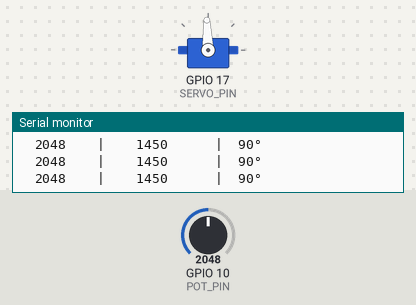
This program was run on a simulated ESP32-S3. Parts: servo, the last lines printed to the serial monitor. Wiring (inferred from the names in the program): servo: signal GPIO 17. Inputs (shaded band) come from the test bench; at power-on: GPIO 10 (POT_PIN) = 2048 (analog values on the 0–4095 scale). Servo pulses on a pin are drawn as a servo (544–2400 µs = 0–180°).

Above: at 1.2 s.
1.3 s: GPIO 10 (POT_PIN) set to 2866
At 2.57 s:
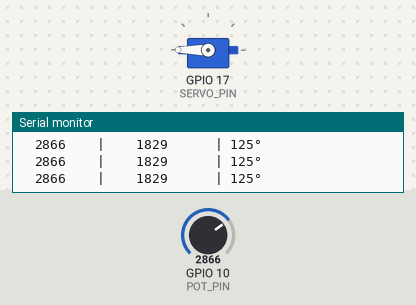
4.3 s: GPIO 10 (POT_PIN) set to 2358
6.1 s: GPIO 10 (POT_PIN) set to 2263
At 6.4 s:
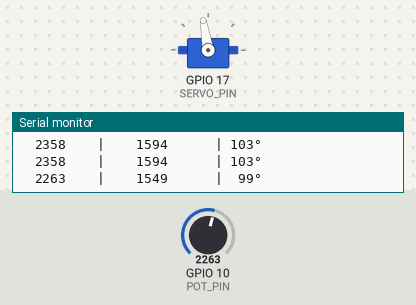
7.6 s: GPIO 10 (POT_PIN) set to 1771
At 8.2 s:
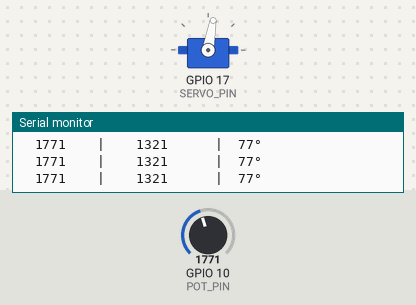
9.1 s: GPIO 10 (POT_PIN) set to 1644
12.1 s: GPIO 10 (POT_PIN) set to 1225
13.6 s: GPIO 10 (POT_PIN) set to 1135
At 14.3 s:
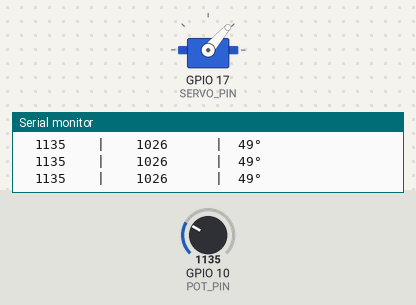
Timing chart, 0 to 16.1 s (numbered marks = the images above; inputs shaded):
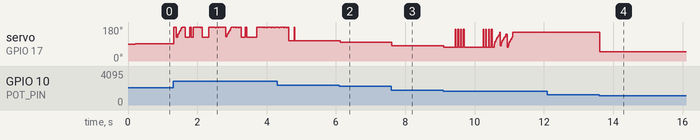

The program:

main.cpp
```cpp
#include <Arduino.h>

/*
 * Wiring:
 *   Potentiometer:
 *     wiper → GPIO 10  (ADC)
 *     VCC   → 3.3V
 *     GND   → GND
 *
 *   SG90 servo:
 *     Brown  (GND)    → GND  (спільна земля з ESP32)
 *     Red    (VCC)    → 5V   (пін VBUS/5V на DevKitC-1, НЕ 3.3V)
 *     Orange (Signal) → GPIO 17
 *
 * ── Servo PWM protocol ───────────────────────────────────────────────────────
 * Frequency : 50 Hz  (period = 20 000 µs)
 * Pulse width → angle:
 *    500 µs  →   0°
 *   1500 µs  →  90°
 *   2400 µs  → 180°
 *
 *  ____
 * |    |_________________|    |___  ...  period = 20 000 µs
 *  ^pw^
 *  500..2400 µs
 */

// ── Піни ─────────────────────────────────────────────────────────────────────
#define POT_PIN    10   // Потенціометр → ADC1_CH9
#define SERVO_PIN  17   // Сигнальний дріт серво (жовтогарячий)

// ── Параметри серво SG90 ─────────────────────────────────────────────────────
const uint32_t PERIOD_US  = 20000;  // 20 мс → 50 Гц
const uint32_t PULSE_MIN  =   500;  // мкс →   0°
const uint32_t PULSE_MAX  =  2400;  // мкс → 180°

// Поточна ширина імпульсу (оновлюється з ADC)
volatile uint32_t pulseWidth = PULSE_MIN;

uint32_t periodStart = 0;

// ── Soft-PWM тік (викликати кожну ітерацію loop) ─────────────────────────────
void tickServo() {
    uint32_t elapsed = micros() - periodStart;

    if (elapsed >= PERIOD_US) {
        // Початок нового періоду — передній фронт імпульсу
        periodStart = micros();
        digitalWrite(SERVO_PIN, HIGH);
    } else if (elapsed >= pulseWidth) {
        // Задній фронт — решта періоду LOW
        digitalWrite(SERVO_PIN, LOW);
    }
}

// ── ADC (середнє з 8 зчитувань) ──────────────────────────────────────────────
uint16_t readADC() {
    uint32_t sum = 0;
    for (int i = 0; i < 8; i++) sum += analogRead(POT_PIN);
    return (uint16_t)(sum >> 3);
}

// ── Setup ─────────────────────────────────────────────────────────────────────
void setup() {
    Serial.begin(115200);
    while (!Serial) delay(10);

    analogReadResolution(12);        // 0–4095
    analogSetAttenuation(ADC_11db);  // 0–3.3 В

    pinMode(SERVO_PIN, OUTPUT);
    digitalWrite(SERVO_PIN, LOW);

    periodStart = micros();

    Serial.println("=== Servo SG90: керування потенціометром ===\n");
    Serial.println(" ADC(12b) | Pulse (µs) | Angle");
    Serial.println("----------+------------+------");
}

// ── Loop ──────────────────────────────────────────────────────────────────────
void loop() {
    // 1. Servo тік — кожна ітерація, критично для точності сигналу
    tickServo();

    // 2. Оновлення ширини імпульсу кожні 20 мс (один період)
    static uint32_t lastUpdate = 0;
    if (millis() - lastUpdate < 20) return;
    lastUpdate = millis();

    uint16_t adcVal = readADC();
    pulseWidth = (uint32_t)map(adcVal, 0, 4095, PULSE_MIN, PULSE_MAX);
    uint8_t angle  = (uint8_t)map(adcVal, 0, 4095, 0, 180);

    // 3. Serial Monitor кожні 200 мс
    static uint32_t lastPrint = 0;
    if (millis() - lastPrint >= 200) {
        lastPrint = millis();
        Serial.printf("  %4u    |    %4lu      | %3u°\n",
                      adcVal, pulseWidth, angle);
    }
}
```

__main.cpp
```cpp
// #include <Arduino.h>

// /*
//  * Wiring:
//  *   ESP32-S3              Relay module
//  *   GPIO_CTRL  ─────────► IN   (coil control)
//  *   GPIO_FB    ◄────────── COM─NO (normally-open contact, other end to GND)
//  *   3.3V / 5V  ─────────► VCC
//  *   GND        ─────────── GND
//  *
//  * GPIO_FB uses INPUT_PULLUP → reads LOW when NO contact closes.
//  *
//  * What is measured:
//  *   Activation delay  = time from "relay ON" command to contact closure (ISR).
//  *   After 10 valid measurements the average is printed.
//  */

// #define RELAY_CTRL_PIN  15   // OUTPUT – drives relay coil
// #define RELAY_FB_PIN    16   // INPUT  – reads NO contact state

// // ── ISR state ────────────────────────────────────────────────────────────────
// volatile bool     contactChanged = false;
// volatile uint32_t isrTimestamp   = 0;
// volatile bool     isClosed       = false;   // true when NO contact is closed

// void IRAM_ATTR onContactChange() {
//     uint32_t now = millis();
//     if (now - isrTimestamp < 10) return;    // simple 10-ms debounce
//     isrTimestamp   = now;
//     isClosed       = (digitalRead(RELAY_FB_PIN) == LOW);
//     contactChanged = true;
// }

// // ── Measurement config ────────────────────────────────────────────────────────
// const uint8_t  NUM_MEAS   = 10;
// const uint32_t TIMEOUT_MS = 1000;   // max wait for contact change
// const uint32_t SETTLE_MS  = 300;    // pause between measurements

// uint32_t activationDelay[NUM_MEAS];
// uint8_t  idx         = 0;
// uint32_t actionTime  = 0;
// uint32_t settleStart = 0;

// // ── State machine ─────────────────────────────────────────────────────────────
// enum State { SETTLE, RELAY_ON, WAIT_CLOSE, RELAY_OFF, WAIT_OPEN, DONE };
// State state = SETTLE;

// // ── Helpers ───────────────────────────────────────────────────────────────────
// void clearIsr() {
//     noInterrupts();
//     contactChanged = false;
//     interrupts();
// }

// void printResults() {
//     uint32_t sum = 0;
//     Serial.println();
//     Serial.println("==============================");
//     Serial.println("          RESULTS             ");
//     Serial.println("==============================");
//     Serial.println("  N  | Activation delay (ms)");
//     Serial.println("-----|----------------------");
//     for (uint8_t i = 0; i < NUM_MEAS; i++) {
//         Serial.printf(" %2d  |          %4lu\n", i + 1, activationDelay[i]);
//         sum += activationDelay[i];
//     }
//     Serial.println("-----|----------------------");
//     Serial.printf(" Avg |         %6.2f ms\n", (float)sum / NUM_MEAS);
//     Serial.println("==============================");
// }

// // ── Setup ─────────────────────────────────────────────────────────────────────
// void setup() {
//     Serial.begin(115200);
//     while (!Serial) delay(10);

//     pinMode(RELAY_CTRL_PIN, OUTPUT);
//     digitalWrite(RELAY_CTRL_PIN, LOW);

//     pinMode(RELAY_FB_PIN, INPUT_PULLUP);
//     attachInterrupt(digitalPinToInterrupt(RELAY_FB_PIN),
//                     onContactChange, CHANGE);

//     Serial.println("=== Relay Response Time Measurement ===");
//     Serial.printf("Performing %d measurements\n\n", NUM_MEAS);
//     settleStart = millis();
// }

// // ── Loop ──────────────────────────────────────────────────────────────────────
// void loop() {
//     switch (state) {

//         // ── Wait SETTLE_MS before each measurement ───────────────────────────
//         case SETTLE:
//             if (millis() - settleStart >= SETTLE_MS)
//                 state = RELAY_ON;
//             break;

//         // ── Activate relay, record timestamp ─────────────────────────────────
//         case RELAY_ON:
//             clearIsr();
//             actionTime = millis();
//             digitalWrite(RELAY_CTRL_PIN, HIGH);
//             Serial.printf("[%2d/%d] t=%lu ms | Relay ON\n",
//                           idx + 1, NUM_MEAS, actionTime);
//             state = WAIT_CLOSE;
//             break;

//         // ── Wait for contact to close (interrupt sets contactChanged) ─────────
//         case WAIT_CLOSE:
//             if (contactChanged && isClosed) {
//                 activationDelay[idx] = isrTimestamp - actionTime;
//                 Serial.printf("        contact CLOSED  +%lu ms  (ISR)\n",
//                               activationDelay[idx]);
//                 clearIsr();
//                 state = RELAY_OFF;
//             } else if (millis() - actionTime > TIMEOUT_MS) {
//                 Serial.println("        TIMEOUT — contact did not close, retrying\n");
//                 digitalWrite(RELAY_CTRL_PIN, LOW);
//                 clearIsr();
//                 settleStart = millis();
//                 state = SETTLE;     // retry, don't increment idx
//             }
//             break;

//         // ── Deactivate relay ──────────────────────────────────────────────────
//         case RELAY_OFF:
//             clearIsr();
//             actionTime = millis();
//             digitalWrite(RELAY_CTRL_PIN, LOW);
//             Serial.printf("        t=%lu ms | Relay OFF\n", actionTime);
//             state = WAIT_OPEN;
//             break;

//         // ── Wait for contact to open ──────────────────────────────────────────
//         case WAIT_OPEN: {
//             bool opened  = contactChanged && !isClosed;
//             bool timeout = (millis() - actionTime > TIMEOUT_MS);
//             if (opened || timeout) {
//                 if (opened)
//                     Serial.printf("        contact OPENED  +%lu ms  (ISR)\n\n",
//                                   isrTimestamp - actionTime);
//                 else
//                     Serial.println("        TIMEOUT — contact did not open\n");
//                 clearIsr();
//                 idx++;
//                 if (idx >= NUM_MEAS) state = DONE;
//                 else { settleStart = millis(); state = SETTLE; }
//             }
//             break;
//         }

//         // ── Print results and halt ────────────────────────────────────────────
//         case DONE:
//             printResults();
//             while (true) delay(60000);
//             break;
//     }
// }
```

Measured:
- the behaviour switches between 2304 and 2303 on GPIO 10 (POT_PIN) (found by bisection; images 1 and 2)
- the behaviour switches between 1192 and 1191 on GPIO 10 (POT_PIN) (found by bisection; images 3 and 4)
- after the input at 6.1 s, servo on GPIO 17 (SERVO_PIN): 106° → 99° at once
- after the input at 7.6 s, servo on GPIO 17 (SERVO_PIN): 99° → 80° at once
- after the input at 13.6 s, servo on GPIO 17 (SERVO_PIN): 151° → 49° at once
